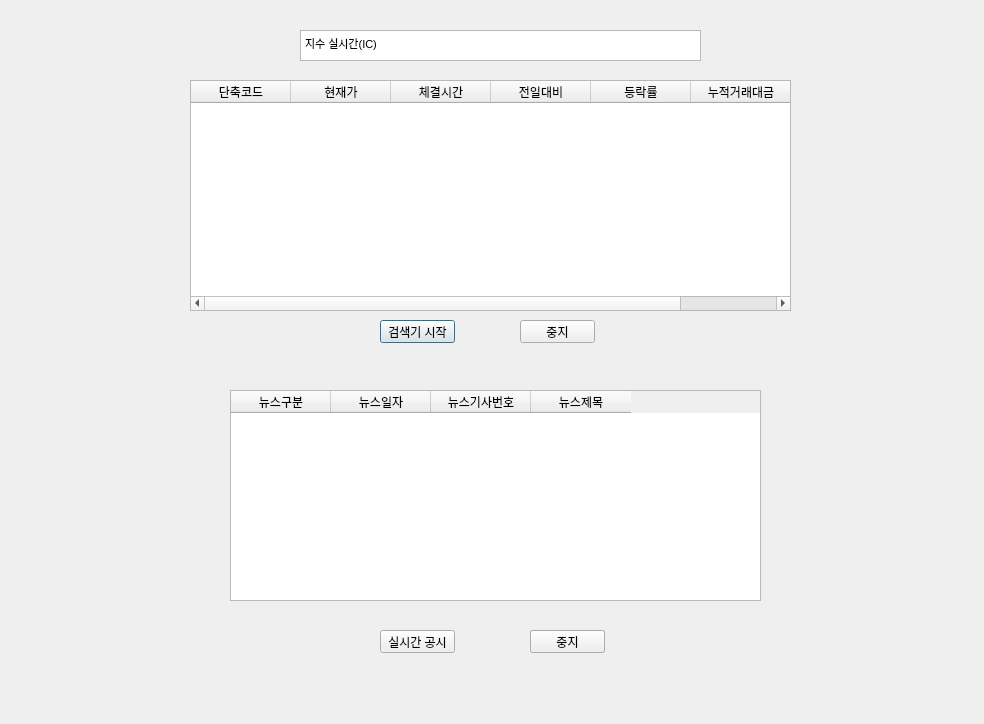
<?xml version="1.0" encoding="UTF-8"?>
<ui version="4.0">
 <class>Dialog</class>
 <widget class="QDialog" name="Dialog">
  <property name="geometry">
   <rect>
    <x>0</x>
    <y>0</y>
    <width>984</width>
    <height>724</height>
   </rect>
  </property>
  <property name="windowTitle">
   <string>Dialog</string>
  </property>
  <widget class="QTableWidget" name="tableWidget">
   <property name="geometry">
    <rect>
     <x>190</x>
     <y>80</y>
     <width>601</width>
     <height>231</height>
    </rect>
   </property>
   <column>
    <property name="text">
     <string>단축코드</string>
    </property>
   </column>
   <column>
    <property name="text">
     <string>현재가</string>
    </property>
   </column>
   <column>
    <property name="text">
     <string>체결시간</string>
    </property>
   </column>
   <column>
    <property name="text">
     <string>전일대비</string>
    </property>
   </column>
   <column>
    <property name="text">
     <string>등락률</string>
    </property>
   </column>
   <column>
    <property name="text">
     <string>누적거래대금</string>
    </property>
   </column>
  </widget>
  <widget class="QPushButton" name="pushButton">
   <property name="geometry">
    <rect>
     <x>380</x>
     <y>320</y>
     <width>75</width>
     <height>23</height>
    </rect>
   </property>
   <property name="text">
    <string>검색기 시작</string>
   </property>
  </widget>
  <widget class="QPushButton" name="pushButton_2">
   <property name="geometry">
    <rect>
     <x>520</x>
     <y>320</y>
     <width>75</width>
     <height>23</height>
    </rect>
   </property>
   <property name="text">
    <string>중지</string>
   </property>
  </widget>
  <widget class="QTextBrowser" name="textBrowser">
   <property name="geometry">
    <rect>
     <x>300</x>
     <y>30</y>
     <width>401</width>
     <height>31</height>
    </rect>
   </property>
   <property name="html">
    <string>&lt;!DOCTYPE HTML PUBLIC &quot;-//W3C//DTD HTML 4.0//EN&quot; &quot;http://www.w3.org/TR/REC-html40/strict.dtd&quot;&gt;
&lt;html&gt;&lt;head&gt;&lt;meta name=&quot;qrichtext&quot; content=&quot;1&quot; /&gt;&lt;style type=&quot;text/css&quot;&gt;
p, li { white-space: pre-wrap; }
&lt;/style&gt;&lt;/head&gt;&lt;body style=&quot; font-family:'MS Shell Dlg 2'; font-size:8pt; font-weight:400; font-style:normal;&quot;&gt;
&lt;p style=&quot; margin-top:0px; margin-bottom:0px; margin-left:0px; margin-right:0px; -qt-block-indent:0; text-indent:0px;&quot;&gt;지수 실시간(IC)&lt;/p&gt;&lt;/body&gt;&lt;/html&gt;</string>
   </property>
  </widget>
  <widget class="QTableWidget" name="tableWidget_2">
   <property name="geometry">
    <rect>
     <x>230</x>
     <y>390</y>
     <width>531</width>
     <height>211</height>
    </rect>
   </property>
   <column>
    <property name="text">
     <string>뉴스구분</string>
    </property>
   </column>
   <column>
    <property name="text">
     <string>뉴스일자</string>
    </property>
   </column>
   <column>
    <property name="text">
     <string>뉴스기사번호</string>
    </property>
   </column>
   <column>
    <property name="text">
     <string>뉴스제목</string>
    </property>
   </column>
  </widget>
  <widget class="QPushButton" name="pushButton_3">
   <property name="geometry">
    <rect>
     <x>380</x>
     <y>630</y>
     <width>75</width>
     <height>23</height>
    </rect>
   </property>
   <property name="text">
    <string>실시간 공시</string>
   </property>
  </widget>
  <widget class="QPushButton" name="pushButton_4">
   <property name="geometry">
    <rect>
     <x>530</x>
     <y>630</y>
     <width>75</width>
     <height>23</height>
    </rect>
   </property>
   <property name="text">
    <string>PushButton</string>
   </property>
  </widget>
  <widget class="QPushButton" name="pushButton_5">
   <property name="geometry">
    <rect>
     <x>530</x>
     <y>630</y>
     <width>75</width>
     <height>23</height>
    </rect>
   </property>
   <property name="text">
    <string>중지</string>
   </property>
  </widget>
 </widget>
 <resources/>
 <connections/>
</ui>
